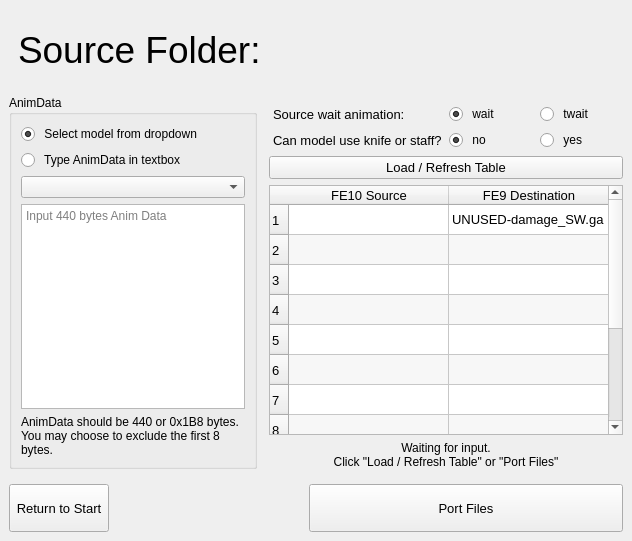
          <widget class="QWidget" name="scrollAreaWidgetContents_1">
           <property name="geometry">
            <rect>
             <x>0</x>
             <y>0</y>
             <width>632</width>
             <height>541</height>
            </rect>
           </property>
           <layout class="QVBoxLayout" name="verticalLayout_4">
            <property name="leftMargin">
             <number>9</number>
            </property>
            <property name="rightMargin">
             <number>9</number>
            </property>
            <property name="bottomMargin">
             <number>9</number>
            </property>
            <item>
             <widget class="QFrame" name="frame_top_1">
              <property name="sizePolicy">
               <sizepolicy hsizetype="Expanding" vsizetype="Expanding">
                <horstretch>0</horstretch>
                <verstretch>0</verstretch>
               </sizepolicy>
              </property>
              <property name="maximumSize">
               <size>
                <width>16777215</width>
                <height>80</height>
               </size>
              </property>
              <property name="frameShape">
               <enum>QFrame::Shape::NoFrame</enum>
              </property>
              <property name="frameShadow">
               <enum>QFrame::Shadow::Raised</enum>
              </property>
              <layout class="QHBoxLayout" name="horizontalLayout_15">
               <property name="leftMargin">
                <number>9</number>
               </property>
               <property name="topMargin">
                <number>18</number>
               </property>
               <property name="rightMargin">
                <number>0</number>
               </property>
               <property name="bottomMargin">
                <number>9</number>
               </property>
               <item>
                <widget class="QLabel" name="label_src_1">
                 <property name="sizePolicy">
                  <sizepolicy hsizetype="Preferred" vsizetype="Preferred">
                   <horstretch>2</horstretch>
                   <verstretch>0</verstretch>
                  </sizepolicy>
                 </property>
                 <property name="font">
                  <font>
                   <pointsize>28</pointsize>
                   <bold>false</bold>
                  </font>
                 </property>
                 <property name="toolTip">
                  <string>&lt;html&gt;&lt;head/&gt;&lt;body&gt;&lt;p&gt;Use FE10 AnimData to rename animation files from motion_# in FE10 to motion_AZ in FE9&lt;/p&gt;&lt;/body&gt;&lt;/html&gt;</string>
                 </property>
                 <property name="text">
                  <string>Source Folder: </string>
                 </property>
                 <property name="alignment">
                  <set>Qt::AlignmentFlag::AlignLeading|Qt::AlignmentFlag::AlignLeft|Qt::AlignmentFlag::AlignVCenter</set>
                 </property>
                 <property name="wordWrap">
                  <bool>true</bool>
                 </property>
                </widget>
               </item>
              </layout>
             </widget>
            </item>
            <item>
             <widget class="QFrame" name="frame_center_1">
              <property name="sizePolicy">
               <sizepolicy hsizetype="Preferred" vsizetype="Preferred">
                <horstretch>0</horstretch>
                <verstretch>2</verstretch>
               </sizepolicy>
              </property>
              <property name="maximumSize">
               <size>
                <width>16777215</width>
                <height>400</height>
               </size>
              </property>
              <property name="layoutDirection">
               <enum>Qt::LayoutDirection::LeftToRight</enum>
              </property>
              <property name="frameShape">
               <enum>QFrame::Shape::NoFrame</enum>
              </property>
              <property name="frameShadow">
               <enum>QFrame::Shadow::Plain</enum>
              </property>
              <layout class="QHBoxLayout" name="horizontalLayout" stretch="0,0">
               <property name="leftMargin">
                <number>0</number>
               </property>
               <property name="rightMargin">
                <number>0</number>
               </property>
               <item>
                <widget class="QGroupBox" name="anim_data">
                 <property name="title">
                  <string>AnimData</string>
                 </property>
                 <layout class="QVBoxLayout" name="verticalLayout_6">
                  <item>
                   <widget class="QRadioButton" name="radio_comboBox_1">
                    <property name="toolTip">
                     <string>&lt;html&gt;&lt;head/&gt;&lt;body&gt;&lt;p&gt;Select a ymu folder from the dropdown list to load a vanilla model's AnimData in the textbox. &lt;/p&gt;&lt;/body&gt;&lt;/html&gt;</string>
                    </property>
                    <property name="text">
                     <string> Select model from dropdown</string>
                    </property>
                    <property name="checked">
                     <bool>true</bool>
                    </property>
                   </widget>
                  </item>
                  <item>
                   <widget class="QRadioButton" name="radio_textBox_1">
                    <property name="toolTip">
                     <string>&lt;html&gt;&lt;head/&gt;&lt;body&gt;&lt;p&gt;Input AnimData in the textbox. &lt;/p&gt;&lt;p&gt;This should be 440 or 0x1B8 bytes. You may choose to include or exclude the first 8 bytes&lt;/p&gt;&lt;/body&gt;&lt;/html&gt;</string>
                    </property>
                    <property name="text">
                     <string> Type AnimData in textbox</string>
                    </property>
                   </widget>
                  </item>
                  <item>
                   <widget class="QComboBox" name="comboBox_1">
                    <property name="toolTip">
                     <string/>
                    </property>
                   </widget>
                  </item>
                  <item>
                   <widget class="QTextEdit" name="textEdit_anim_data_1">
                    <property name="toolTip">
                     <string/>
                    </property>
                    <property name="whatsThis">
                     <string>&lt;html&gt;&lt;head/&gt;&lt;body&gt;&lt;p&gt;&lt;br/&gt;&lt;/p&gt;&lt;/body&gt;&lt;/html&gt;</string>
                    </property>
                    <property name="html">
                     <string>&lt;!DOCTYPE HTML PUBLIC &quot;-//W3C//DTD HTML 4.0//EN&quot; &quot;http://www.w3.org/TR/REC-html40/strict.dtd&quot;&gt;
&lt;html&gt;&lt;head&gt;&lt;meta name=&quot;qrichtext&quot; content=&quot;1&quot; /&gt;&lt;meta charset=&quot;utf-8&quot; /&gt;&lt;style type=&quot;text/css&quot;&gt;
p, li { white-space: pre-wrap; }
hr { height: 1px; border-width: 0; }
li.unchecked::marker { content: &quot;\2610&quot;; }
li.checked::marker { content: &quot;\2612&quot;; }
&lt;/style&gt;&lt;/head&gt;&lt;body style=&quot; font-family:'Segoe UI'; font-size:9pt; font-weight:400; font-style:normal;&quot;&gt;
&lt;p style=&quot;-qt-paragraph-type:empty; margin-top:12px; margin-bottom:12px; margin-left:0px; margin-right:0px; -qt-block-indent:0; text-indent:0px;&quot;&gt;&lt;br /&gt;&lt;/p&gt;&lt;/body&gt;&lt;/html&gt;</string>
                    </property>
                    <property name="placeholderText">
                     <string>Input 440 bytes Anim Data</string>
                    </property>
                   </widget>
                  </item>
                  <item>
                   <widget class="QLabel" name="label_anim_data_into_1">
                    <property name="font">
                     <font>
                      <pointsize>9</pointsize>
                      <bold>false</bold>
                     </font>
                    </property>
                    <property name="text">
                     <string>AnimData should be 440 or 0x1B8 bytes. You may choose to exclude the first 8 bytes.</string>
                    </property>
                    <property name="wordWrap">
                     <bool>true</bool>
                    </property>
                   </widget>
                  </item>
                 </layout>
                </widget>
               </item>
               <item>
                <widget class="QFrame" name="frame">
                 <property name="minimumSize">
                  <size>
                   <width>360</width>
                   <height>0</height>
                  </size>
                 </property>
                 <property name="maximumSize">
                  <size>
                   <width>411</width>
                   <height>16777215</height>
                  </size>
                 </property>
                 <property name="frameShape">
                  <enum>QFrame::Shape::NoFrame</enum>
                 </property>
                 <property name="frameShadow">
                  <enum>QFrame::Shadow::Raised</enum>
                 </property>
                 <layout class="QVBoxLayout" name="verticalLayout_3">
                  <property name="leftMargin">
                   <number>6</number>
                  </property>
                  <property name="rightMargin">
                   <number>0</number>
                  </property>
                  <property name="bottomMargin">
                   <number>0</number>
                  </property>
                  <item>
                   <layout class="QHBoxLayout" name="horizontal_wait">
                    <property name="spacing">
                     <number>8</number>
                    </property>
                    <property name="leftMargin">
                     <number>4</number>
                    </property>
                    <item>
                     <widget class="QLabel" name="label_wait_1">
                      <property name="font">
                       <font>
                        <pointsize>10</pointsize>
                        <bold>false</bold>
                       </font>
                      </property>
                      <property name="toolTip">
                       <string>&lt;html&gt;&lt;head/&gt;&lt;body&gt;&lt;p&gt;Choose a source animation for FE9 wait animations. &lt;/p&gt;&lt;p&gt;FE10 wait is a healthy standby animation, while twait is a damaged/tired animation.&lt;/p&gt;&lt;/body&gt;&lt;/html&gt;</string>
                      </property>
                      <property name="text">
                       <string>Source wait animation:          </string>
                      </property>
                     </widget>
                    </item>
                    <item>
                     <widget class="QRadioButton" name="radio_wait_1">
                      <property name="minimumSize">
                       <size>
                        <width>60</width>
                        <height>20</height>
                       </size>
                      </property>
                      <property name="font">
                       <font>
                        <pointsize>9</pointsize>
                        <bold>false</bold>
                       </font>
                      </property>
                      <property name="text">
                       <string> wait</string>
                      </property>
                      <property name="checked">
                       <bool>true</bool>
                      </property>
                     </widget>
                    </item>
                    <item>
                     <widget class="QRadioButton" name="radio_twait_1">
                      <property name="minimumSize">
                       <size>
                        <width>60</width>
                        <height>20</height>
                       </size>
                      </property>
                      <property name="font">
                       <font>
                        <pointsize>9</pointsize>
                        <bold>false</bold>
                       </font>
                      </property>
                      <property name="text">
                       <string> twait</string>
                      </property>
                     </widget>
                    </item>
                   </layout>
                  </item>
                  <item>
                   <widget class="QFrame" name="frame_knife_1">
                    <property name="frameShape">
                     <enum>QFrame::Shape::NoFrame</enum>
                    </property>
                    <property name="frameShadow">
                     <enum>QFrame::Shadow::Raised</enum>
                    </property>
                    <layout class="QHBoxLayout" name="horizontalLayout_2">
                     <property name="spacing">
                      <number>7</number>
                     </property>
                     <property name="leftMargin">
                      <number>4</number>
                     </property>
                     <property name="topMargin">
                      <number>0</number>
                     </property>
                     <property name="rightMargin">
                      <number>0</number>
                     </property>
                     <property name="bottomMargin">
                      <number>0</number>
                     </property>
                     <item>
                      <widget class="QLabel" name="label_knife_1">
                       <property name="font">
                        <font>
                         <pointsize>10</pointsize>
                         <bold>false</bold>
                        </font>
                       </property>
                       <property name="toolTip">
                        <string>&lt;html&gt;&lt;head/&gt;&lt;body&gt;&lt;p&gt;Select yes if the source model can equip a knife or a staff. Some animations should be converted to weapon-type: [N] for FE9. &lt;/p&gt;&lt;p&gt;If there is already a pending animation with the same name, the animation will be renamed using a lowercase [sw] or [rd] weapon type.&lt;/p&gt;&lt;/body&gt;&lt;/html&gt;</string>
                       </property>
                       <property name="text">
                        <string>Can model use knife or staff?</string>
                       </property>
                      </widget>
                     </item>
                     <item>
                      <widget class="QRadioButton" name="radio_knife_no">
                       <property name="minimumSize">
                        <size>
                         <width>60</width>
                         <height>0</height>
                        </size>
                       </property>
                       <property name="font">
                        <font>
                         <pointsize>9</pointsize>
                         <bold>false</bold>
                        </font>
                       </property>
                       <property name="text">
                        <string> no</string>
                       </property>
                       <property name="checked">
                        <bool>true</bool>
                       </property>
                      </widget>
                     </item>
                     <item>
                      <widget class="QRadioButton" name="radio_knife_yes">
                       <property name="minimumSize">
                        <size>
                         <width>60</width>
                         <height>0</height>
                        </size>
                       </property>
                       <property name="font">
                        <font>
                         <pointsize>9</pointsize>
                         <bold>false</bold>
                        </font>
                       </property>
                       <property name="text">
                        <string> yes</string>
                       </property>
                      </widget>
                     </item>
                    </layout>
                   </widget>
                  </item>
                  <item>
                   <widget class="QPushButton" name="button_load_table_1">
                    <property name="sizePolicy">
                     <sizepolicy hsizetype="Fixed" vsizetype="Fixed">
                      <horstretch>0</horstretch>
                      <verstretch>0</verstretch>
                     </sizepolicy>
                    </property>
                    <property name="minimumSize">
                     <size>
                      <width>315</width>
                      <height>0</height>
                     </size>
                    </property>
                    <property name="maximumSize">
                     <size>
                      <width>1000</width>
                      <height>16777215</height>
                     </size>
                    </property>
                    <property name="font">
                     <font>
                      <pointsize>10</pointsize>
                      <bold>false</bold>
                     </font>
                    </property>
                    <property name="toolTip">
                     <string>&lt;html&gt;&lt;head/&gt;&lt;body&gt;&lt;p&gt;After loading AnimData, click this button to view what each animation will be renamed to. &lt;/p&gt;&lt;p&gt;This will not finalize the name change.&lt;/p&gt;&lt;/body&gt;&lt;/html&gt;</string>
                    </property>
                    <property name="text">
                     <string>Load / Refresh Table</string>
                    </property>
                   </widget>
                  </item>
                  <item>
                   <widget class="QTableWidget" name="tableW_1">
                    <property name="sizePolicy">
                     <sizepolicy hsizetype="Fixed" vsizetype="Fixed">
                      <horstretch>0</horstretch>
                      <verstretch>0</verstretch>
                     </sizepolicy>
                    </property>
                    <property name="minimumSize">
                     <size>
                      <width>0</width>
                      <height>250</height>
                     </size>
                    </property>
                    <property name="maximumSize">
                     <size>
                      <width>1000</width>
                      <height>300</height>
                     </size>
                    </property>
                    <property name="font">
                     <font>
                      <pointsize>10</pointsize>
                      <bold>false</bold>
                     </font>
                    </property>
                    <property name="toolTip">
                     <string>&lt;html&gt;&lt;head/&gt;&lt;body&gt;&lt;p&gt;List of source and dest animation file names.&lt;/p&gt;&lt;p&gt;*A lower-case [sw] or [rd] weapon-type indicates an unused knife or staff animation. These animations will be ported, but existing [N] weapon-type animations will take naming priority. &lt;/p&gt;&lt;/body&gt;&lt;/html&gt;</string>
                    </property>
                    <property name="frameShadow">
                     <enum>QFrame::Shadow::Plain</enum>
                    </property>
                    <property name="verticalScrollBarPolicy">
                     <enum>Qt::ScrollBarPolicy::ScrollBarAlwaysOn</enum>
                    </property>
                    <property name="horizontalScrollBarPolicy">
                     <enum>Qt::ScrollBarPolicy::ScrollBarAlwaysOff</enum>
                    </property>
                    <property name="sizeAdjustPolicy">
                     <enum>QAbstractScrollArea::SizeAdjustPolicy::AdjustIgnored</enum>
                    </property>
                    <property name="editTriggers">
                     <set>QAbstractItemView::EditTrigger::NoEditTriggers</set>
                    </property>
                    <property name="alternatingRowColors">
                     <bool>true</bool>
                    </property>
                    <property name="horizontalScrollMode">
                     <enum>QAbstractItemView::ScrollMode::ScrollPerPixel</enum>
                    </property>
                    <property name="rowCount">
                     <number>12</number>
                    </property>
                    <attribute name="horizontalHeaderMinimumSectionSize">
                     <number>160</number>
                    </attribute>
                    <attribute name="horizontalHeaderDefaultSectionSize">
                     <number>160</number>
                    </attribute>
                    <attribute name="verticalHeaderVisible">
                     <bool>true</bool>
                    </attribute>
                    <attribute name="verticalHeaderHighlightSections">
                     <bool>true</bool>
                    </attribute>
                    <row/>
                    <row/>
                    <row/>
                    <row/>
                    <row/>
                    <row/>
                    <row/>
                    <row/>
                    <row/>
                    <row/>
                    <row/>
                    <row/>
                    <column>
                     <property name="text">
                      <string>FE10 Source</string>
                     </property>
                    </column>
                    <column>
                     <property name="text">
                      <string>FE9 Destination</string>
                     </property>
                    </column>
                    <item row="0" column="0">
                     <property name="text">
                      <string/>
                     </property>
                    </item>
                    <item row="0" column="1">
                     <property name="text">
                      <string>UNUSED-damage_SW.ga</string>
                     </property>
                    </item>
                   </widget>
                  </item>
                  <item>
                   <widget class="QLabel" name="label_status_1">
                    <property name="text">
                     <string>Waiting for input. 
Click &quot;Load / Refresh Table&quot; or &quot;Port Files&quot;</string>
                    </property>
                    <property name="alignment">
                     <set>Qt::AlignmentFlag::AlignCenter</set>
                    </property>
                    <property name="wordWrap">
                     <bool>true</bool>
                    </property>
                   </widget>
                  </item>
                 </layout>
                </widget>
               </item>
              </layout>
             </widget>
            </item>
            <item>
             <widget class="QFrame" name="frame_bottom_1">
              <property name="sizePolicy">
               <sizepolicy hsizetype="Preferred" vsizetype="Expanding">
                <horstretch>1</horstretch>
                <verstretch>1</verstretch>
               </sizepolicy>
              </property>
              <property name="maximumSize">
               <size>
                <width>16777215</width>
                <height>60</height>
               </size>
              </property>
              <property name="frameShape">
               <enum>QFrame::Shape::NoFrame</enum>
              </property>
              <property name="frameShadow">
               <enum>QFrame::Shadow::Raised</enum>
              </property>
              <layout class="QHBoxLayout" name="horizontalLayout_17">
               <property name="leftMargin">
                <number>0</number>
               </property>
               <property name="topMargin">
                <number>0</number>
               </property>
               <property name="rightMargin">
                <number>0</number>
               </property>
               <property name="bottomMargin">
                <number>0</number>
               </property>
               <item>
                <widget class="QPushButton" name="button_back_1">
                 <property name="sizePolicy">
                  <sizepolicy hsizetype="Preferred" vsizetype="Preferred">
                   <horstretch>1</horstretch>
                   <verstretch>1</verstretch>
                  </sizepolicy>
                 </property>
                 <property name="maximumSize">
                  <size>
                   <width>16777215</width>
                   <height>16777215</height>
                  </size>
                 </property>
                 <property name="font">
                  <font>
                   <pointsize>10</pointsize>
                   <bold>false</bold>
                  </font>
                 </property>
                 <property name="text">
                  <string> Return to Start </string>
                 </property>
                </widget>
               </item>
               <item>
                <widget class="QWidget" name="frame_bottom_spacer_1a" native="true">
                 <property name="sizePolicy">
                  <sizepolicy hsizetype="Preferred" vsizetype="Preferred">
                   <horstretch>3</horstretch>
                   <verstretch>0</verstretch>
                  </sizepolicy>
                 </property>
                 <property name="maximumSize">
                  <size>
                   <width>16777215</width>
                   <height>16777215</height>
                  </size>
                 </property>
                </widget>
               </item>
               <item>
                <widget class="QPushButton" name="button_run_1">
                 <property name="sizePolicy">
                  <sizepolicy hsizetype="Preferred" vsizetype="Preferred">
                   <horstretch>9</horstretch>
                   <verstretch>0</verstretch>
                  </sizepolicy>
                 </property>
                 <property name="maximumSize">
                  <size>
                   <width>314</width>
                   <height>16777215</height>
                  </size>
                 </property>
                 <property name="font">
                  <font>
                   <pointsize>10</pointsize>
                   <bold>false</bold>
                  </font>
                 </property>
                 <property name="toolTip">
                  <string>&lt;html&gt;&lt;head/&gt;&lt;body&gt;&lt;p&gt;Modify and rename files.&lt;/p&gt;&lt;p&gt;Some files will be copied and renamed if they are used for more than one weapon.&lt;/p&gt;&lt;/body&gt;&lt;/html&gt;</string>
                 </property>
                 <property name="text">
                  <string>Port Files</string>
                 </property>
                </widget>
               </item>
              </layout>
             </widget>
            </item>
           </layout>
          </widget>
